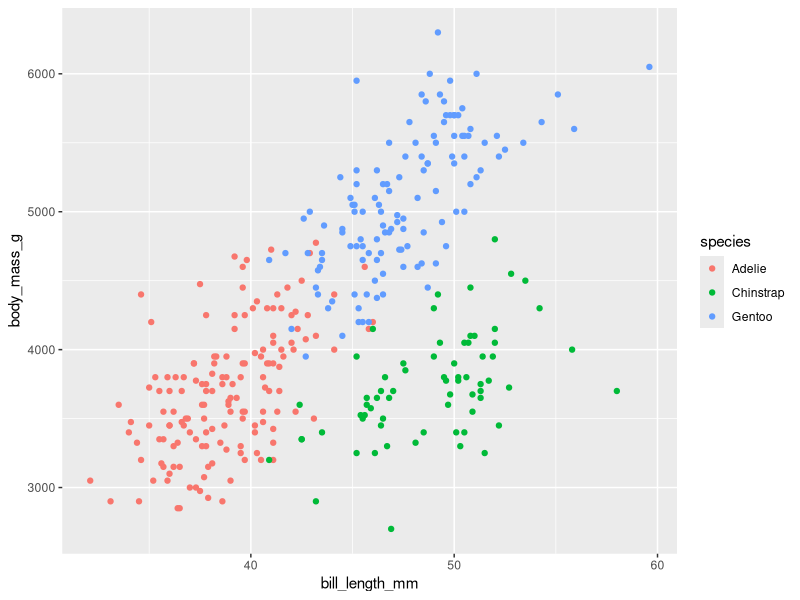
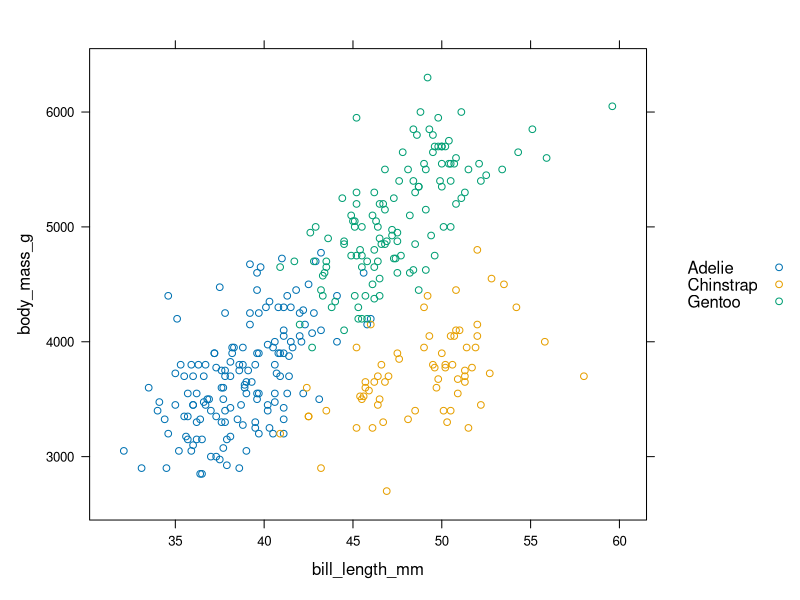
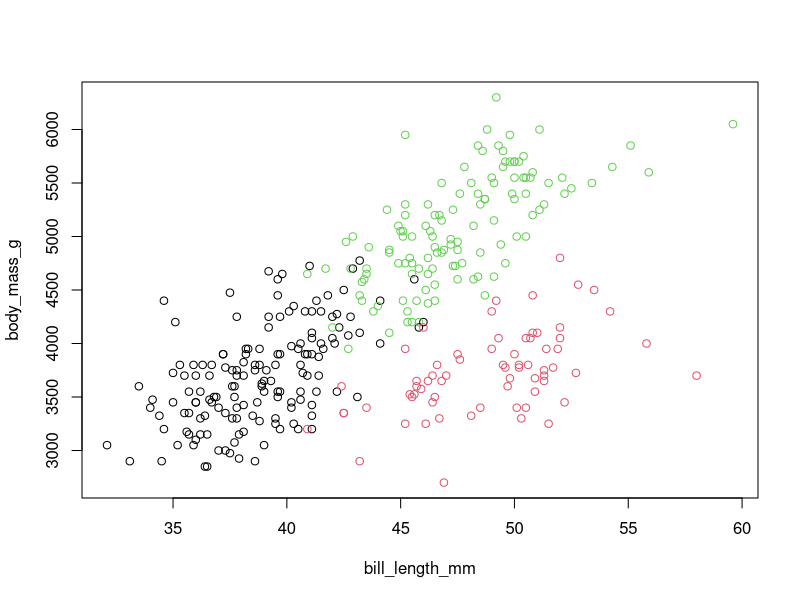
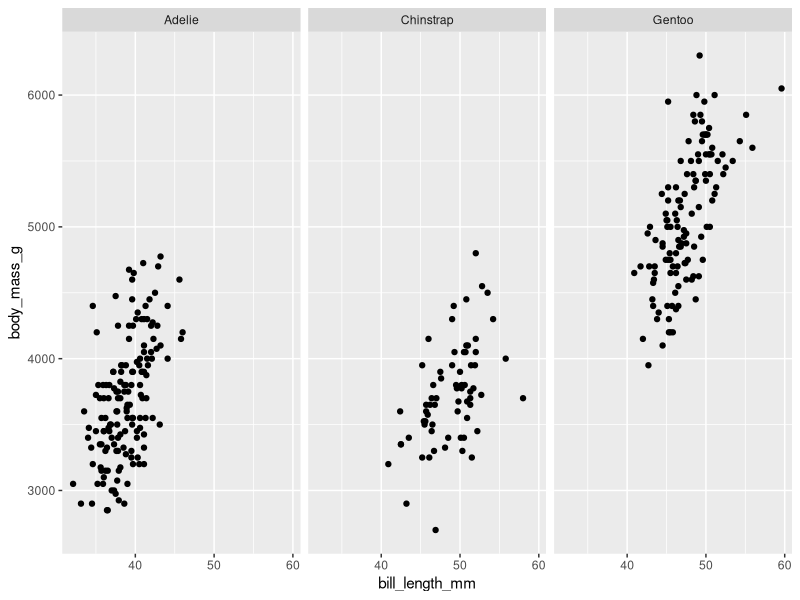
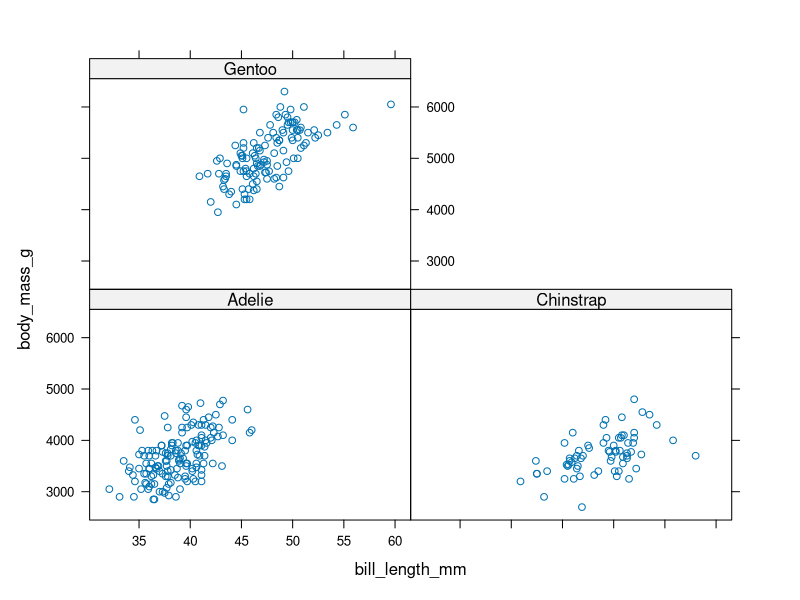
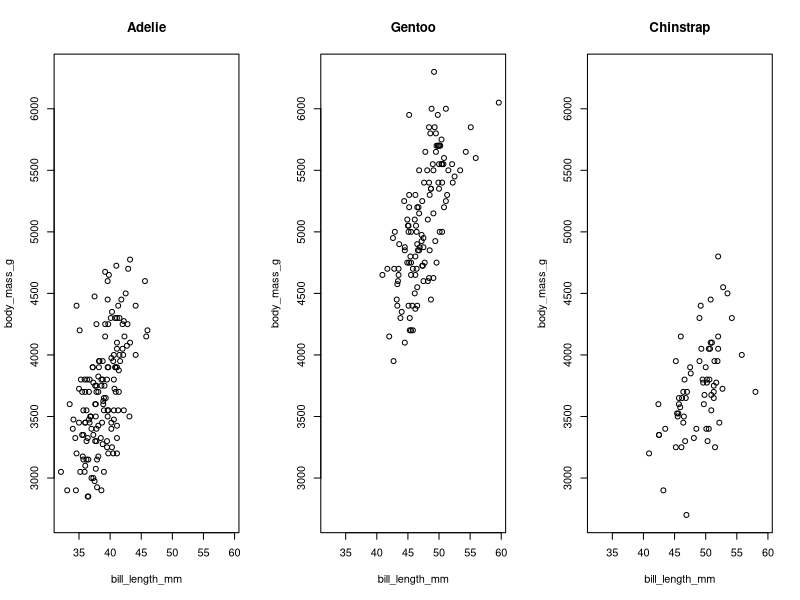
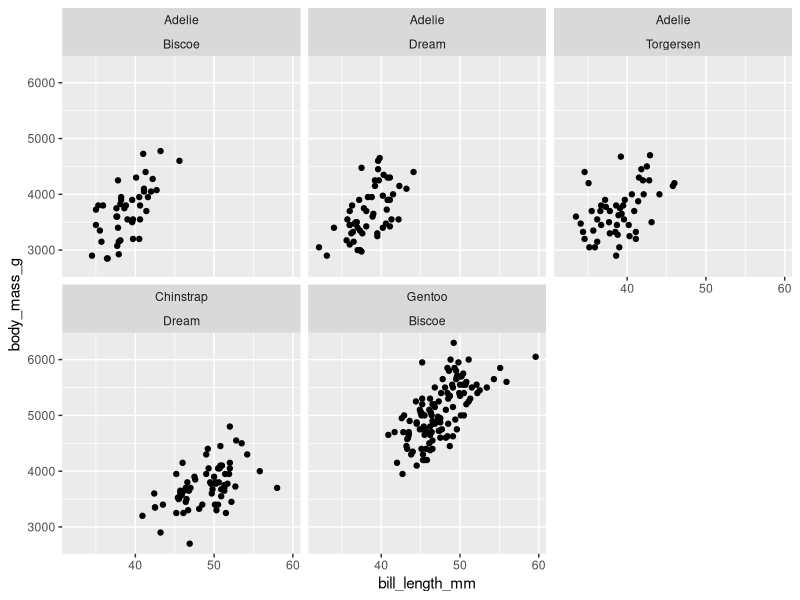
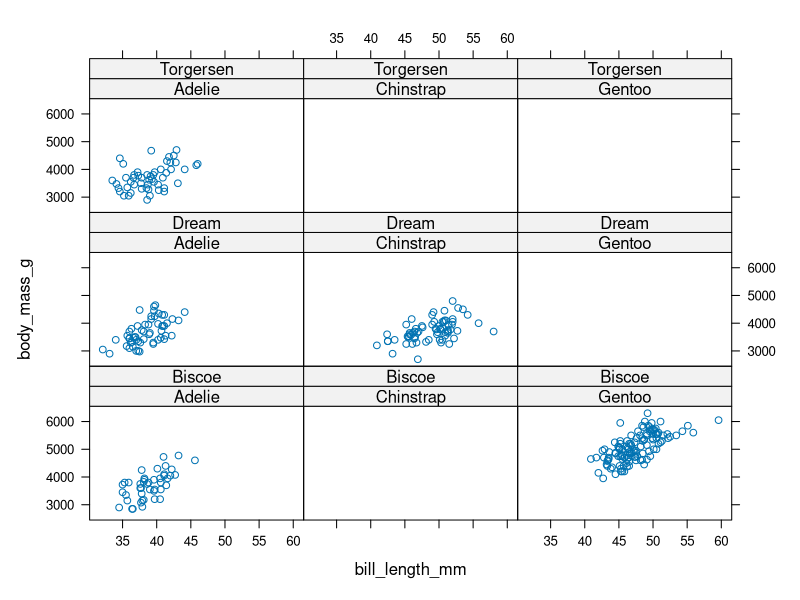

These charts were generated, in order, by the following R code:
## ---- chunk 1
knitr::opts_chunk$set(echo = TRUE, comment = '#> ', 
                      message = F, warning = F,
                      cache=FALSE)
library(tidyverse)
library(palmerpenguins)
## ---- chunk 2
library(ggplot2)
library(palmerpenguins)

ggplot(penguins,
       aes(x = bill_length_mm, y = body_mass_g, color=species))+  geom_point()
## ---- chunk 3
library(lattice)

xyplot(body_mass_g ~ bill_length_mm, groups =  species, auto.key=TRUE, data=penguins)
## ---- chunk 4
plot(body_mass_g ~ bill_length_mm, data = penguins, col=species)
## ---- chunk 5
ggplot(penguins,
       aes(bill_length_mm, body_mass_g))+
    geom_point()+
    facet_wrap(~species)
## ---- chunk 6
xyplot(body_mass_g ~ bill_length_mm | species,
       data=penguins)
## ---- chunk 7
op <- par(mfrow = c(1,3))
for(n in unique(penguins$species)){
    plot(body_mass_g ~ bill_length_mm, data=subset(penguins, species==n),
         main=n, #<< Title
         ylim = range(penguins$body_mass_g, na.rm=T),
         xlim = range(penguins$bill_length_mm, na.rm=T)) #<< making scales the same
}
par(op) #<< have to return back to original graphical parameters    
## ---- chunk 8
ggplot(penguins)+
geom_point(aes(bill_length_mm,
               body_mass_g))+
    facet_wrap(species~island)
## ---- chunk 9
xyplot(body_mass_g ~ bill_length_mm |
           species+island,
       data = penguins)
## ---- chunk 10

